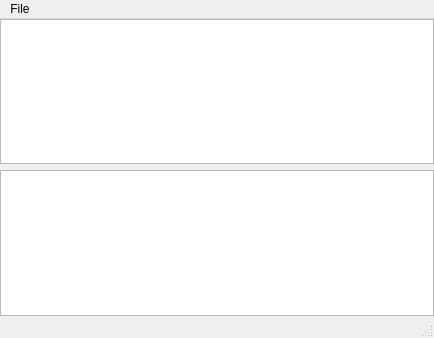
<?xml version="1.0" encoding="UTF-8"?>
<ui version="4.0">
 <class>holderGUI</class>
 <widget class="QMainWindow" name="holderGUI">
  <property name="geometry">
   <rect>
    <x>0</x>
    <y>0</y>
    <width>434</width>
    <height>338</height>
   </rect>
  </property>
  <property name="windowTitle">
   <string>MainWindow</string>
  </property>
  <property name="iconSize">
   <size>
    <width>20</width>
    <height>20</height>
   </size>
  </property>
  <property name="unifiedTitleAndToolBarOnMac">
   <bool>true</bool>
  </property>
  <widget class="QWidget" name="centralwidget">
   <layout class="QGridLayout" name="gridLayout">
    <property name="leftMargin">
     <number>0</number>
    </property>
    <property name="topMargin">
     <number>0</number>
    </property>
    <property name="rightMargin">
     <number>0</number>
    </property>
    <property name="bottomMargin">
     <number>0</number>
    </property>
    <item row="0" column="0">
     <widget class="QListWidget" name="listPhys"/>
    </item>
    <item row="1" column="0">
     <widget class="nView" name="graphicsView"/>
    </item>
   </layout>
  </widget>
  <widget class="QStatusBar" name="statusBar">
   <property name="font">
    <font>
     <pointsize>10</pointsize>
    </font>
   </property>
  </widget>
  <widget class="QMenuBar" name="menuBar">
   <property name="geometry">
    <rect>
     <x>0</x>
     <y>0</y>
     <width>434</width>
     <height>22</height>
    </rect>
   </property>
   <widget class="QMenu" name="menuFile">
    <property name="title">
     <string>File</string>
    </property>
    <addaction name="actionOpen"/>
   </widget>
   <addaction name="menuFile"/>
  </widget>
  <action name="actionOpen">
   <property name="text">
    <string>Open</string>
   </property>
  </action>
 </widget>
 <customwidgets>
  <customwidget>
   <class>nView</class>
   <extends>QGraphicsView</extends>
   <header location="global">graphics/nView.h</header>
  </customwidget>
 </customwidgets>
 <resources/>
 <connections/>
</ui>
